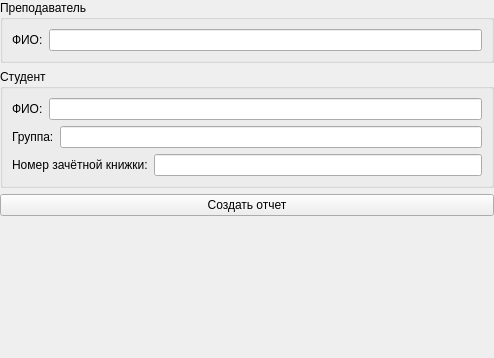
<?xml version="1.0" encoding="UTF-8"?>
<ui version="4.0">
 <class>QLabReportWgt</class>
 <widget class="QWidget" name="QLabReportWgt">
  <property name="geometry">
   <rect>
    <x>0</x>
    <y>0</y>
    <width>494</width>
    <height>358</height>
   </rect>
  </property>
  <property name="windowTitle">
   <string>Form</string>
  </property>
  <layout class="QVBoxLayout" name="verticalLayout">
   <property name="leftMargin">
    <number>0</number>
   </property>
   <property name="topMargin">
    <number>0</number>
   </property>
   <property name="rightMargin">
    <number>0</number>
   </property>
   <property name="bottomMargin">
    <number>0</number>
   </property>
   <item>
    <widget class="QGroupBox" name="groupBoxTeacher">
     <property name="title">
      <string>Преподаватель</string>
     </property>
     <layout class="QHBoxLayout" name="horizontalLayout">
      <item>
       <widget class="QLabel" name="label">
        <property name="text">
         <string>ФИО:</string>
        </property>
       </widget>
      </item>
      <item>
       <widget class="QLineEdit" name="lineEditTeacherFIO"/>
      </item>
     </layout>
    </widget>
   </item>
   <item>
    <widget class="QGroupBox" name="groupBoxStudent">
     <property name="title">
      <string>Студент</string>
     </property>
     <layout class="QVBoxLayout" name="verticalLayout_2">
      <item>
       <layout class="QHBoxLayout" name="horizontalLayout_2">
        <item>
         <widget class="QLabel" name="labelStudentFIO">
          <property name="text">
           <string>ФИО:</string>
          </property>
         </widget>
        </item>
        <item>
         <widget class="QLineEdit" name="lineEditStudentFIO"/>
        </item>
       </layout>
      </item>
      <item>
       <layout class="QHBoxLayout" name="horizontalLayout_4">
        <item>
         <widget class="QLabel" name="labelStudentGroup">
          <property name="text">
           <string>Группа:</string>
          </property>
         </widget>
        </item>
        <item>
         <widget class="QLineEdit" name="lineEditStudentGroup"/>
        </item>
       </layout>
      </item>
      <item>
       <layout class="QHBoxLayout" name="horizontalLayout_3">
        <item>
         <widget class="QLabel" name="labelStudentNum">
          <property name="text">
           <string>Номер зачётной книжки:</string>
          </property>
         </widget>
        </item>
        <item>
         <widget class="QLineEdit" name="lineEditStudentNum"/>
        </item>
       </layout>
      </item>
     </layout>
    </widget>
   </item>
   <item>
    <widget class="QPushButton" name="pushButtonExport">
     <property name="text">
      <string>Создать отчет</string>
     </property>
    </widget>
   </item>
   <item>
    <spacer name="verticalSpacer">
     <property name="orientation">
      <enum>Qt::Orientation::Vertical</enum>
     </property>
     <property name="sizeHint" stdset="0">
      <size>
       <width>20</width>
       <height>40</height>
      </size>
     </property>
    </spacer>
   </item>
  </layout>
 </widget>
 <resources/>
 <connections/>
</ui>
